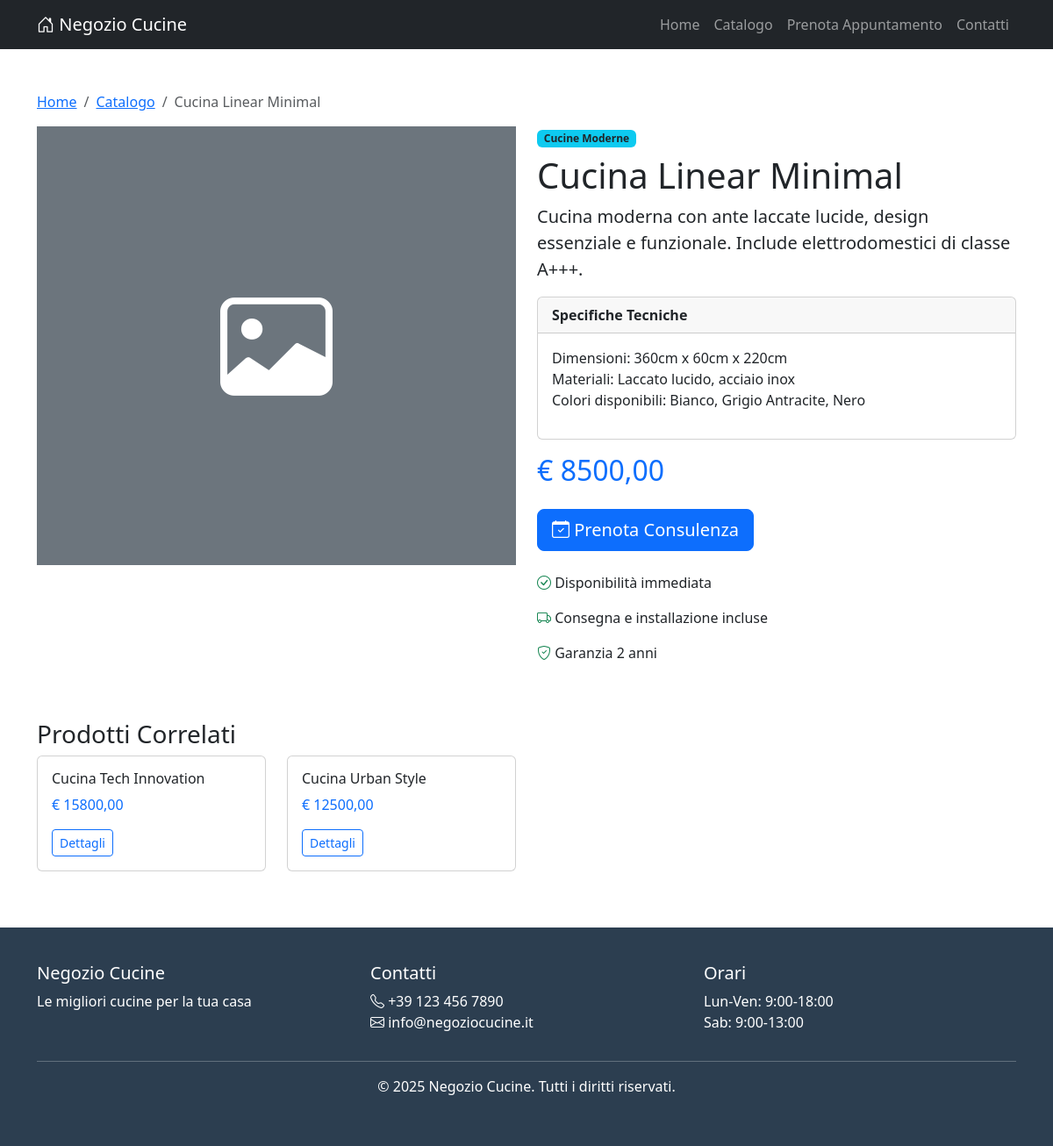
/prodotto/cucina-linear-minimal/, run on the app's committed database.
### prodotti/models.py (models this page shows, shortened)
class Prodotto(models.Model):
    categoria = models.ForeignKey(
        Categoria,
        on_delete=models.CASCADE,
        related_name='prodotti',
        verbose_name="Categoria"
    )
    nome = models.CharField(max_length=200, verbose_name="Nome Prodotto")
    slug = models.SlugField(max_length=220, unique=True, blank=True)
    descrizione = models.TextField(verbose_name="Descrizione")
    specifiche_tecniche = models.TextField(blank=True, verbose_name="Specifiche Tecniche")
    prezzo_base = models.DecimalField(
        max_digits=10,
        decimal_places=2,
        verbose_name="Prezzo Base (€)"
    )
    disponibile = models.BooleanField(default=True, verbose_name="Disponibile")
    in_evidenza = models.BooleanField(default=False, verbose_name="In Evidenza")
    data_creazione = models.DateTimeField(auto_now_add=True)
    data_aggiornamento = models.DateTimeField(auto_now=True)
    class Meta:
        verbose_name = "Prodotto"
        verbose_name_plural = "Prodotti"
        ordering = ['-in_evidenza', 'nome']
    def get_immagine_principale(self):
        immagine = self.immagini.first()
        return immagine.file_immagine.url if immagine else None

class Categoria(models.Model):
    nome = models.CharField(max_length=100, verbose_name="Nome Categoria")
    slug = models.SlugField(max_length=120, unique=True, blank=True)
    descrizione = models.TextField(blank=True, verbose_name="Descrizione")
    ordine = models.IntegerField(default=0, verbose_name="Ordine di visualizzazione")
    class Meta:
        verbose_name = "Categoria"
        verbose_name_plural = "Categorie"
        ordering = ['ordine', 'nome']

### prodotti/views.py (the view)
# urls.py: path('prodotto/<slug:slug>/', views.ProdottoDetailView.as_view(), name='dettaglio'),
class ProdottoDetailView(DetailView):
    model = Prodotto
    template_name = 'prodotti/prodotto_dettaglio.html'
    context_object_name = 'prodotto'
    slug_field = 'slug'
    def get_context_data(self, **kwargs):
        context = super().get_context_data(**kwargs)
        context['prodotti_correlati'] = Prodotto.objects.filter(
            categoria=self.object.categoria,
            disponibile=True
        ).exclude(id=self.object.id)[:4]
        return context

### templates/prodotti/prodotto_dettaglio.html (shortened to what this page needs)
{% extends 'base.html' %}
{% block content %}
<div class="container my-5">
    <nav aria-label="breadcrumb">
        <ol class="breadcrumb">
            <li class="breadcrumb-item"><a href="{% url 'prodotti:homepage' %}">Home</a></li>
            <li class="breadcrumb-item"><a href="{% url 'prodotti:catalogo' %}">Catalogo</a></li>
            <li class="breadcrumb-item active">{{ prodotto.nome }}</li>
        </ol>
    </nav>
    <div class="row">
        <div class="col-md-6">
            {% if prodotto.immagini.all %}
            <div id="carouselProdotto" class="carousel slide" data-bs-ride="carousel">
                <div class="carousel-inner">
                    {% for immagine in prodotto.immagini.all %}
                    <div class="carousel-item {% if forloop.first %}active{% endif %}">
                        <img src="{{ immagine.file_immagine.url }}" class="d-block w-100" alt="{{ immagine.alt_text }}" style="height: 500px; object-fit: cover;">
                    </div>
                    {% endfor %}
                </div>
                {% if prodotto.immagini.count > 1 %}
                <button class="carousel-control-prev" type="button" data-bs-target="#carouselProdotto" data-bs-slide="prev">
                    <span class="carousel-control-prev-icon"></span>
                </button>
                <button class="carousel-control-next" type="button" data-bs-target="#carouselProdotto" data-bs-slide="next">
                    <span class="carousel-control-next-icon"></span>
                </button>
                {% endif %}
            </div>
            {% else %}
            <div class="bg-secondary d-flex align-items-center justify-content-center" style="height: 500px;">
                <i class="bi bi-image" style="font-size: 8rem; color: white;"></i>
            </div>
            {% endif %}
        </div>
        <div class="col-md-6">
            <span class="badge bg-info text-dark mb-2">{{ prodotto.categoria.nome }}</span>
            <h1>{{ prodotto.nome }}</h1>
            <p class="lead">{{ prodotto.descrizione }}</p>
            {% if prodotto.specifiche_tecniche %}
            <div class="card mb-3">
                <div class="card-header">
                    <strong>Specifiche Tecniche</strong>
                </div>
                <div class="card-body">
                    {{ prodotto.specifiche_tecniche|linebreaks }}
                </div>
            </div>
            {% endif %}
            <h2 class="text-primary">€ {{ prodotto.prezzo_base }}</h2>
            <div class="mt-4">
                <a href="{% url 'clienti:prenota' %}" class="btn btn-primary btn-lg">
                    <i class="bi bi-calendar-check"></i> Prenota Consulenza
                </a>
            </div>
            <div class="mt-4">
                <p><i class="bi bi-check-circle text-success"></i> Disponibilità immediata</p>
                <p><i class="bi bi-truck text-success"></i> Consegna e installazione incluse</p>
                <p><i class="bi bi-shield-check text-success"></i> Garanzia 2 anni</p>
            </div>
        </div>
    </div>
    {% if prodotti_correlati %}
    <div class="mt-5">
        <h3>Prodotti Correlati</h3>
        <div class="row">
            {% for prodotto_correlato in prodotti_correlati %}
            <div class="col-md-3 mb-3">
                <div class="card">
                    <div class="card-body">
                        <h6 class="card-title">{{ prodotto_correlato.nome }}</h6>
                        <p class="text-primary">€ {{ prodotto_correlato.prezzo_base }}</p>
                        <a href="{% url 'prodotti:dettaglio' prodotto_correlato.slug %}" class="btn btn-sm btn-outline-primary">Dettagli</a>
                    </div>
                </div>
            </div>
            {% endfor %}
        </div>
    </div>
    {% endif %}
</div>
{% endblock %}

### data on the page
Prodotto: nome "Cucina Linear Minimal", categoria.nome "Cucine Moderne", descrizione "Cucina moderna con ante laccate lucide, design essenziale e funzionale. Include elettrodomestici di classe A+++.", specifiche_tecniche "Dimensioni: 360cm x 60cm x 220cm Materiali: Laccato lucido, acciaio inox Colori disponibili: Bianco, Grigio Antracite, Nero", prezzo_base "8500,00"
Prodotto: nome "Cucina Tech Innovation", prezzo_base "15800,00"
Prodotto: nome "Cucina Urban Style", prezzo_base "12500,00"
